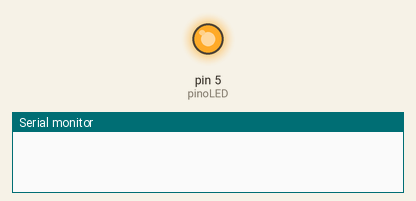
This sketch was run on a simulated Arduino Uno, built with avr-gcc and run on an emulated ATmega328P. On the bench: output pins drawn as LEDs (lit = HIGH), the last lines printed to the serial monitor. Random numbers use the default seed unless the sketch sets one.

Above: at 0.1 s.
At 34.2 s:
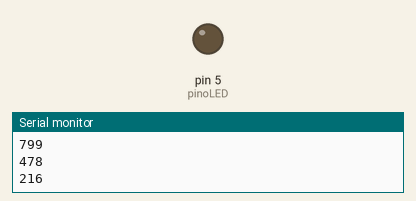
Timing chart, 0 to 40.0 s (numbered marks = the images above):
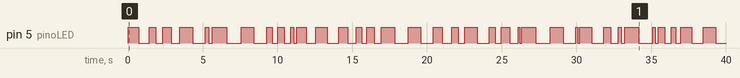

Measured:
- by itself, pin 5 (pinoLED): LOW → HIGH at 0.00 s, → LOW 0.71 s later, → HIGH 0.71 s later, → LOW 0.45 s later, … (70 changes in this stretch)

The sketch:

blink_02.ino
```cpp
int pinoLED = 5;
int numAleatorio;

void setup()
{
  Serial.begin(9600);
  pinMode(pinoLED, OUTPUT);
}

void loop()
{
  numAleatorio = random(100, 1000);

  digitalWrite(pinoLED, HIGH);
  delay(numAleatorio);
  digitalWrite(pinoLED, LOW);
  delay(numAleatorio);

  Serial.println(numAleatorio); //onde o número está sendo gerado?
}
```
